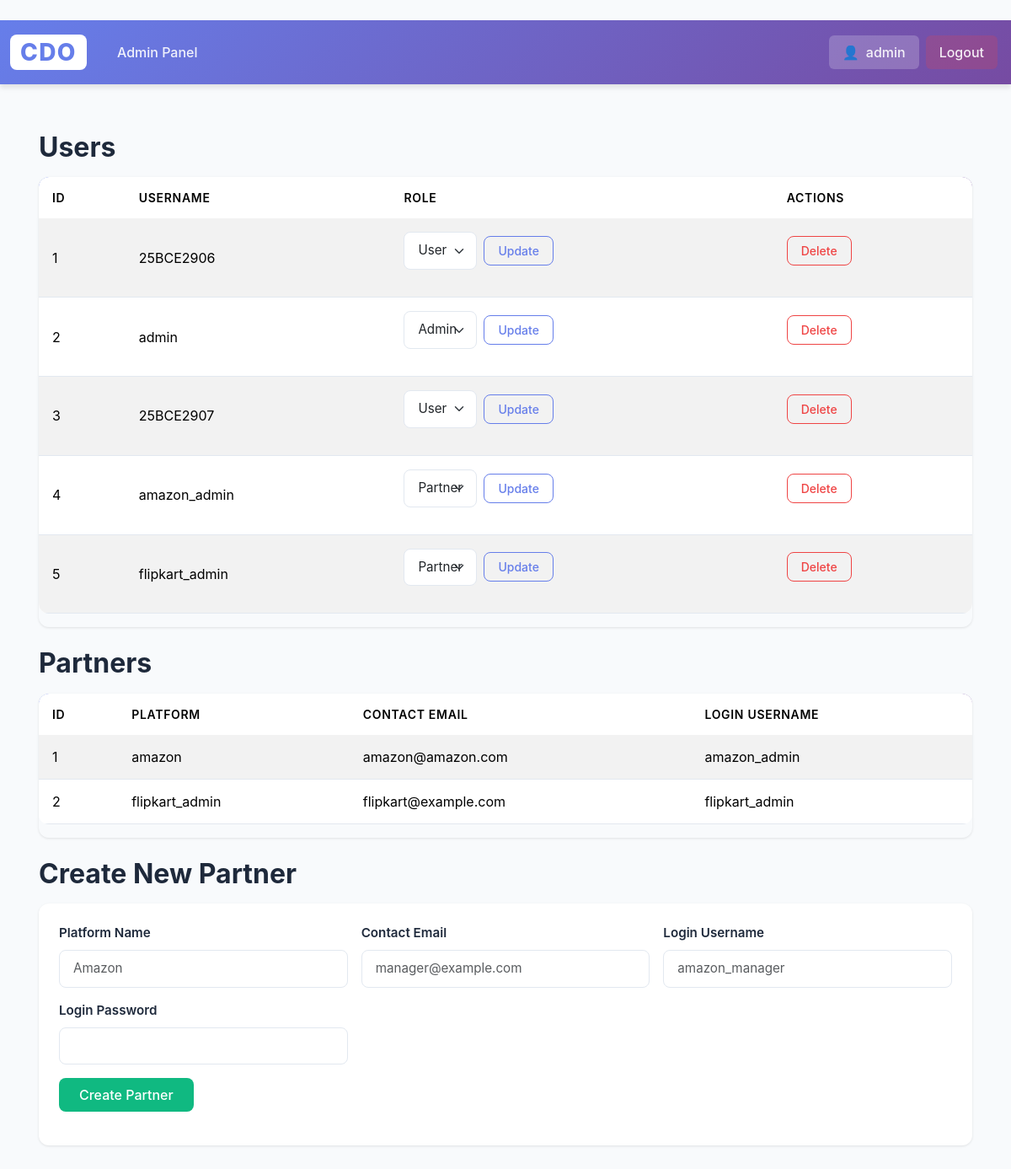
The page /admin_dashboard (signed in) on the database as committed earlier.
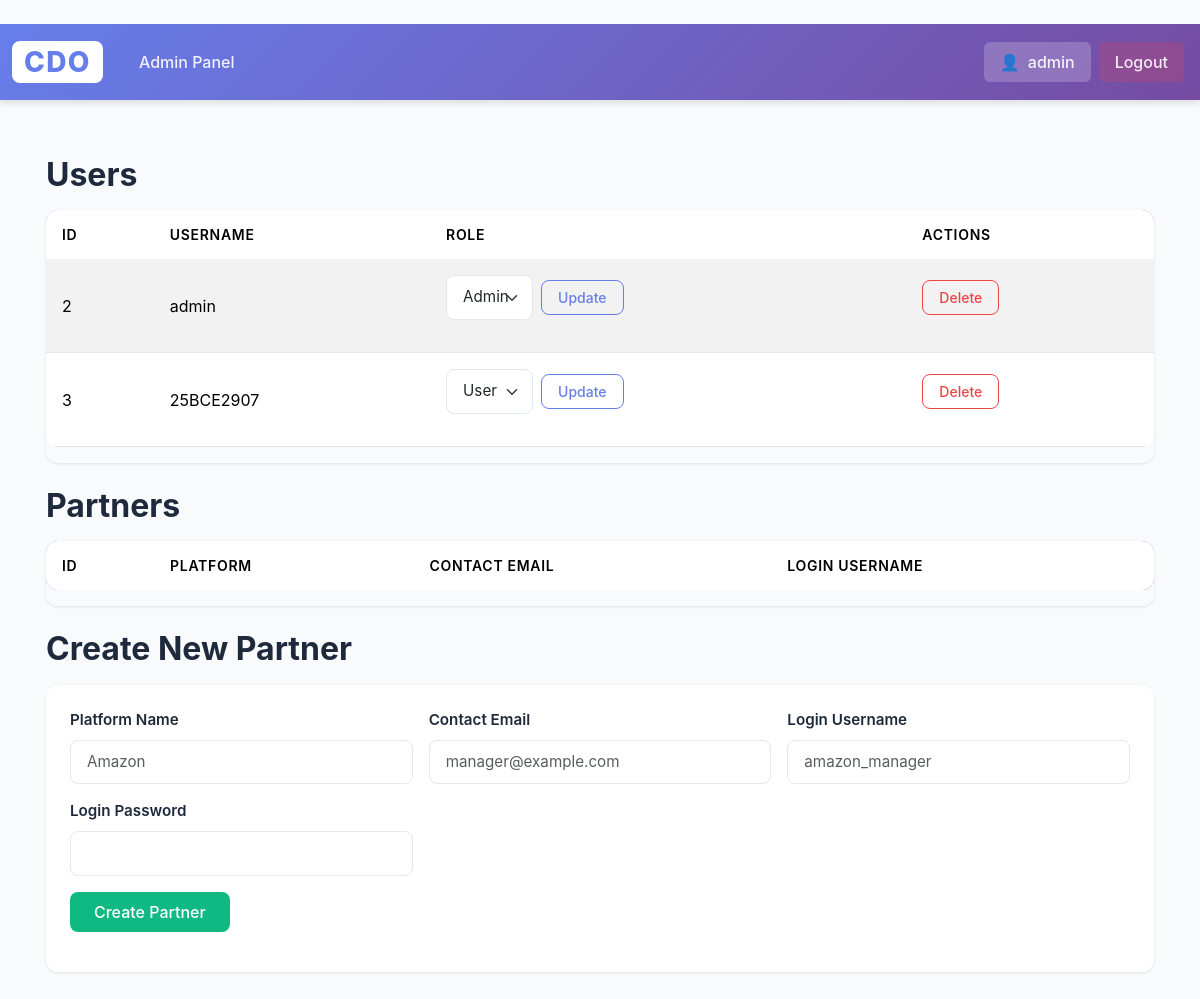
The same page on the database as committed later.
### app/models.py (models this page shows, shortened)
class User(db.Model, UserMixin):
    __tablename__ = 'user'
    id = db.Column(db.Integer, primary_key=True)
    username = db.Column(db.String(120), unique=True, nullable=False)
    email = db.Column(db.String(255), unique=True, nullable=True, index=True)
    password_hash = db.Column(db.String(255), nullable=False)
    role = db.Column(db.String(20), nullable=False, default='user')  # 'user' | 'admin' | 'partner'
    partner_profile = db.relationship('Partner', back_populates='user', uselist=False)
    orders = db.relationship('Order', back_populates='user')

class Partner(db.Model):
    __tablename__ = 'partner'
    id = db.Column(db.Integer, primary_key=True)
    platform_name = db.Column(db.String(120), nullable=False)
    contact_email = db.Column(db.String(255), nullable=True)
    user_id = db.Column(db.Integer, db.ForeignKey('user.id'), unique=True, nullable=False)
    user = db.relationship('User', back_populates='partner_profile')
    time_slots = db.relationship('TimeSlot', back_populates='partner', cascade='all, delete-orphan')
    orders = db.relationship('Order', back_populates='partner')

### app/routes.py (the view, shortened to what this page needs)
@bp.route('/admin_dashboard', methods=['GET', 'POST'])
@login_required
def admin_dashboard():
    if current_user.role != 'admin':
        abort(403)
    users = User.query.order_by(User.id.asc()).all()
    partners = Partner.query.order_by(Partner.platform_name.asc()).all()
    orders = Order.query.order_by(Order.created_at.desc()).all()
    return render_template('dashboard_admin.html', users=users, partners=partners, orders=orders)

### app/routes.py (called while the page is built)
@login_manager.user_loader
def load_user(user_id):
    return User.query.get(int(user_id))

### app/templates/dashboard_admin.html (shortened to what this page needs)
﻿{% extends 'base.html' %}
{% block content %}
<h2 class="mb-3">Users</h2>
<div class="table-responsive mb-4">
  <table class="table table-striped align-middle">
    <thead>
      <tr>
        <th>ID</th>
        <th>Username</th>
        <th>Role</th>
        <th>Actions</th>
      </tr>
    </thead>
    <tbody>
      {% for u in users %}
        <tr>
          <td>{{ u.id }}</td>
          <td>{{ u.username }}</td>
          <td>
            <form method="post" class="d-flex align-items-center gap-2">
              <select name="role" class="form-select form-select-sm" style="width:auto">
                {% for r in ['user','partner','admin'] %}
                  <option value="{{ r }}" {% if u.role==r %}selected{% endif %}>{{ r|capitalize }}</option>
                {% endfor %}
              </select>
              <button type="submit" class="btn btn-sm btn-outline-primary">Update</button>
            </form>
          </td>
          <td>
            <form method="post" onsubmit="return confirm('Delete user {{ u.username }}?')">
              <button type="submit" class="btn btn-sm btn-outline-danger">Delete</button>
            </form>
          </td>
        </tr>
      {% endfor %}
    </tbody>
  </table>
</div>
<h2 class="mb-3">Partners</h2>
<div class="table-responsive mb-4">
  <table class="table table-striped align-middle">
    <thead>
      <tr>
        <th>ID</th>
        <th>Platform</th>
        <th>Contact Email</th>
        <th>Login Username</th>
      </tr>
    </thead>
    <tbody>
      {% for p in partners %}
        <tr>
          <td>{{ p.id }}</td>
          <td>{{ p.platform_name }}</td>
          <td>{{ p.contact_email or '' }}</td>
          <td>{{ p.user.username if p.user }}</td>
        </tr>
      {% endfor %}
    </tbody>
  </table>
</div>
<h2 class="mb-3">Create New Partner</h2>
<div class="card mb-4">
  <div class="card-body">
    <form method="post" class="row g-3">
      <div class="col-md-4">
        <label class="form-label">Platform Name</label>
        <input type="text" name="platform_name" class="form-control" placeholder="Amazon" required />
      </div>
      <div class="col-md-4">
        <label class="form-label">Contact Email</label>
        <input type="email" name="contact_email" class="form-control" placeholder="manager@example.com" />
      </div>
      <div class="col-md-4">
        <label class="form-label">Login Username</label>
        <input type="text" name="username" class="form-control" placeholder="amazon_manager" required />
      </div>
      <div class="col-md-4">
        <label class="form-label">Login Password</label>
        <input type="password" name="password" class="form-control" required />
      </div>
      <div class="col-12">
        <button type="submit" class="btn btn-success">Create Partner</button>
      </div>
    </form>
  </div>
</div>
{% endblock %}

### app/templates/base.html (shortened to what this page needs)
﻿<!doctype html>
<html lang="en">
  <head>
    <link href="https://cdn.jsdelivr.net/npm/bootstrap@5.3.2/dist/css/bootstrap.min.css" rel="stylesheet">
    <link rel="stylesheet" href="{{ url_for('static', filename='style.css') }}" />
  </head>
  <body class="app-body">
    <nav class="navbar navbar-expand-lg navbar-dark app-navbar">
      <div class="container-fluid">
        <a class="navbar-brand fw-bold" href="{{ url_for('main.dashboard') if current_user.is_authenticated else url_for('main.home') }}">
          <span class="brand-logo">CDO</span>
        </a>
        <div class="collapse navbar-collapse" id="navbarNav">
          <ul class="navbar-nav me-auto mb-2 mb-lg-0">
            {% if current_user.is_authenticated %}
              {% if current_user.role == 'admin' %}
                <li class="nav-item"><a class="nav-link" href="{{ url_for('main.admin_dashboard') }}">Admin Panel</a></li>
              {% endif %}
            {% endif %}
          </ul>
          <ul class="navbar-nav align-items-center">
            {% if current_user.is_authenticated %}
              <li class="nav-item">
                <span class="nav-link user-badge">
                  <i class="user-icon">👤</i>
                  {{ current_user.username }}
                </span>
              </li>
              <li class="nav-item"><a class="nav-link btn-logout" href="{{ url_for('main.logout') }}">Logout</a></li>
            {% else %}
              <li class="nav-item"><a class="nav-link" href="{{ url_for('main.signin') }}">Sign In</a></li>
              <li class="nav-item"><a class="nav-link btn-signup" href="{{ url_for('main.signup') }}">Sign Up</a></li>
            {% endif %}
          </ul>
        </div>
      </div>
    </nav>
    <div class="container my-4">
      {% block content %}{% endblock %}
    </div>
  </body>
</html>

### app/static/style.css (style rules this page uses)
:root { --primary-color: #667eea; --primary-dark: #5568d3; --secondary-color: #764ba2; --success-color: #10b981; --danger-color: #ef4444; --warning-color: #f59e0b; --info-color: #3b82f6; --dark-bg: #1e293b; --light-bg: #f8fafc; --card-bg: #ffffff; --text-primary: #1e293b; --text-secondary: #64748b; --border-color: #e2e8f0; --shadow-sm: 0 1px 3px rgba(0, 0, 0, 0.1); --shadow-md: 0 4px 6px rgba(0, 0, 0, 0.1); --shadow-lg: 0 10px 25px rgba(0, 0, 0, 0.15); }
body { font-family: 'Inter', system-ui, -apple-system, 'Segoe UI', Roboto, Arial, sans-serif; margin: 0; background-color: var(--light-bg); color: var(--text-primary); }
.app-body { min-height: 100vh; }
.container { padding: 2rem 1rem; }
.app-navbar { background: linear-gradient(135deg, var(--primary-color) 0%, var(--secondary-color) 100%) !important; box-shadow: var(--shadow-md); padding: 0.75rem 0; }
.app-navbar .navbar-brand { font-size: 1.75rem; letter-spacing: 0.05em; }
.brand-logo { background: white; color: var(--primary-color); padding: 0.25rem 0.75rem; border-radius: 8px; font-weight: 800; }
.app-navbar .nav-link { color: rgba(255, 255, 255, 0.9) !important; font-weight: 500; transition: all 0.2s ease; padding: 0.5rem 1rem !important; border-radius: 6px; margin: 0 0.25rem; }
.user-badge { background: rgba(255, 255, 255, 0.2) !important; border-radius: 20px; padding: 0.4rem 1rem !important; display: flex; align-items: center; gap: 0.5rem; }
.user-icon { font-style: normal; }
.btn-logout { background: rgba(239, 68, 68, 0.2) !important; color: white !important; }
.card { border: none !important; border-radius: 12px !important; box-shadow: var(--shadow-sm) !important; transition: all 0.3s ease; background: var(--card-bg); }
.card-body { padding: 1.5rem !important; }
.btn { border-radius: 8px !important; padding: 0.5rem 1.5rem !important; font-weight: 500; transition: all 0.2s ease; border: none; }
.btn-success { background: var(--success-color) !important; color: white !important; }
.btn-danger, .btn-outline-danger { background: var(--danger-color) !important; color: white !important; border: none !important; }
.btn-outline-danger { background: transparent !important; border: 1px solid var(--danger-color) !important; color: var(--danger-color) !important; }
.btn-outline-primary { border: 1px solid var(--primary-color) !important; color: var(--primary-color) !important; background: transparent !important; }
.btn-sm { padding: 0.375rem 1rem !important; font-size: 0.875rem; }
.table { background: var(--card-bg); border-radius: 12px; overflow: hidden; }
.table thead { background: linear-gradient(135deg, var(--primary-color) 0%, var(--secondary-color) 100%); color: white; }
.table thead th { border: none !important; font-weight: 600; padding: 1rem !important; text-transform: uppercase; font-size: 0.875rem; letter-spacing: 0.05em; }
.table tbody tr { transition: all 0.2s ease; }
.table tbody td { padding: 1rem !important; vertical-align: middle; border-color: var(--border-color) !important; }
.table-responsive { border-radius: 12px; box-shadow: var(--shadow-sm); }
.form-control, .form-select { border: 1px solid var(--border-color) !important; border-radius: 8px !important; padding: 0.625rem 1rem !important; transition: all 0.2s ease; font-size: 0.95rem; }
.form-label { font-weight: 600; color: var(--text-primary); margin-bottom: 0.5rem; font-size: 0.95rem; }
h2, h3, h4, h5 { color: var(--text-primary); font-weight: 700; }
h2 { font-size: 2rem; margin-bottom: 1.5rem; }

Rows that differ between the two databases and show on the page:
removed User: id "1", username "25BCE2906", role "User"
removed User: id "4", username "amazon_admin", role "Partner"
removed User: id "5", username "flipkart_admin", role "Partner"
removed Partner: id "1", platform_name "amazon", contact_email "amazon@amazon.com", user "amazon_admin"
removed Partner: id "2", platform_name "flipkart_admin", contact_email "flipkart@example.com", user "flipkart_admin"
